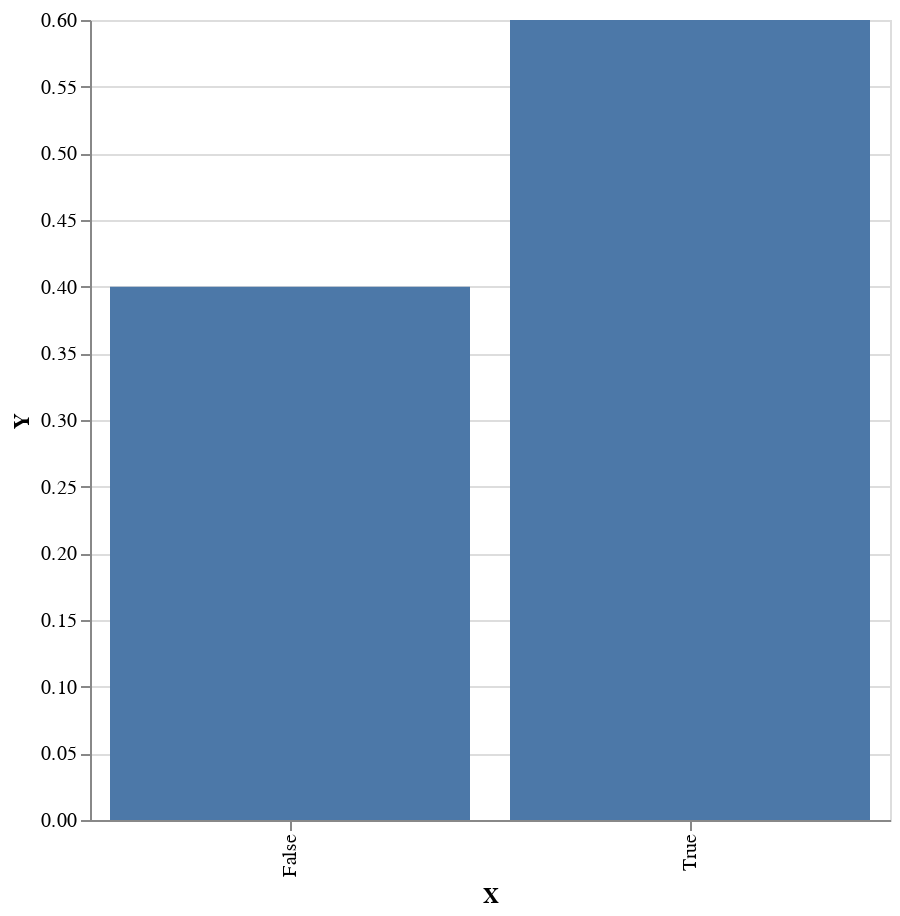

The cell this chart's notebook holds for it:
### Code cell
plot $ first (pack . show) <$> emp

### Figure 1 — Vega-Lite specification as saved in the notebook (floating-point values rounded to 4 significant figures)
{"$schema": "https://vega.github.io/schema/vega-lite/v4.json", "data": {"values": [{"X": "True", "Y": 0.6}, {"X": "False", "Y": 0.4}]}, "encoding": {"x": {"field": "X", "type": "nominal"}, "y": {"field": "Y", "type": "quantitative"}}, "height": 400, "mark": "bar", "width": 400}
